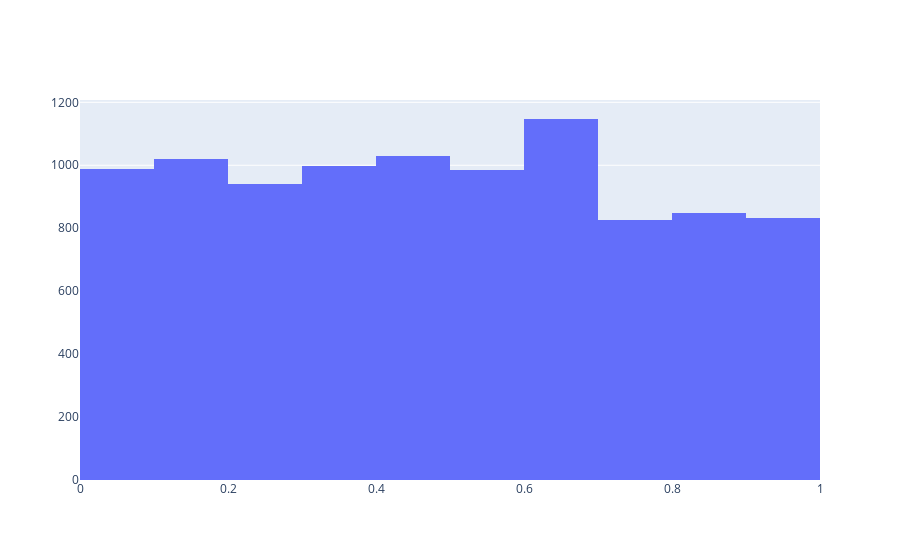

The code cell stored with this chart in its notebook:
### Code cell
fig = go.Figure([go.Histogram(x=p_values, xbins={"start":0, "end":1, "size": 0.1})])
fig

### Figure 1 — Plotly figure (JSON) as saved in the notebook; plotly's stock layout.template omitted (floating-point values rounded to 4 significant figures; data arrays with more than 128 entries replaced by an {"elided": "..."} marker saying what was removed)
{"data": [{"type": "histogram", "x": {"elided": "10000 float values"}, "xbins": {"end": 1, "size": 0.1, "start": 0}}], "layout": {}}
